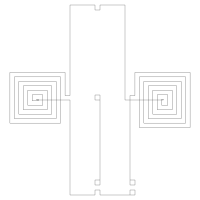

This chart was generated by the following Python code:
import argparse
import drawsvg as draw
from numpy import array, sqrt, pi, log
from math import floor, ceil

#!/usr/bin/python
import argparse
import drawsvg as draw
from numpy import array, sqrt, pi, log
from math import floor, ceil

ALIGN_BOTTOM = 0
ALIGN_TOP = 1


PIXEL_SCALE = 8.93 # customize it per computer

SIZE_0603_IN_PIXEL = 1.6 * PIXEL_SCALE
SIZE_0402_IN_PIXEL = 1 * PIXEL_SCALE
#
#  Embroidery coil maker, import to inkscape to generate pes file
#**** Size unit is mm and inductance is uH
class CoilMaker:

    ## static function to generate a coil with a transmission line directly
    def GenerateCoil(name, transmission_line_length, inductance, size = 0, reverse = False, intergrated_r = False, intergrated_c = False):
        coilMaker = CoilMaker(inductance * (10 ** -6), size)
        d = draw.Drawing(200, 200, origin='center', displayInline=False)
        p = draw.Path(stroke_width=0.202, stroke='black', fill_opacity ="0")
        coilMaker.makeCircuit1(p)
        coilMaker.makeCoil(p, transmission_line_length, intergrated_r, intergrated_c,
                    True, True)
        coilMaker.makeCircuit2(p) 
        coilMaker.makeCoil(p, transmission_line_length, intergrated_r, intergrated_c,
                           False, False)
        coilMaker.makeCircuit3(p)
        d.append(p)
        d.save_svg(name + ".svg")  # Save to file


    def __init__(self, inductance, size = 0):

        self.inductance = inductance
        self.size = size
        self.line_width = 0.202
        self.spacing = 0.5
        self.relative_permeability = 1  # 相对磁导率，单位长度上的电感
  
        self.minimum_stitch_length = 0.5 
        self.n_turns = self.calculateNTurns()
        print("nTurns:", self.n_turns)
        self.d_in = self.spacing if self.size == 0 else self.size - (self.spacing + self.line_width) * self.n_turns * 2
        self.d_out = self.size if self.size > 0 else self.d_in + (self.spacing + self.line_width) * self.n_turns * 2
        print("din:", self.d_in)
        print("dout:", self.d_out)

    ## calculate the number of turns, based on (optional) dout and target inductance.
    def calculateNTurns(self): 
        best_n, l_diff = 0, 100

        if self.size > 0:
            ### binary search to find the  number of turns given the inductance
            min_n = 1
            max_n = 50
            while min_n < max_n:
                n = (min_n + max_n) // 2
                d_in = self.size - (self.spacing + self.line_width) * n * 2
                print("n chosen in binary search: ", n)
                if d_in < 0:
                    max_n = n - 1
                    continue
                d_out = self.size
                l = CoilMaker.getSingleInductance(d_in, d_out, n, self.relative_permeability)
                print("single inductance: ", l)
                if l <= self.inductance:
                    min_n = n + 1
                else:
                    max_n = n - 1
                if abs(l - self.inductance) < l_diff:
                    l_diff = abs(l - self.inductance)
                    best_n = n
        else:
            ### binary search to find the number of turns for the smallest inductor
            min_n = 1
            max_n = 50
            while min_n < max_n:
                n = (min_n + max_n) // 2
                d_in = self.spacing
                d_out = d_in + (self.spacing + self.line_width) * n * 2
                l = CoilMaker.getSingleInductance(d_in, d_out, n, self.relative_permeability)
                if l <= self.inductance:
                    min_n = n + 1
                else:
                    max_n = n - 1
                if abs(l - self.inductance) < l_diff:
                    l_diff = abs(l - self.inductance)
                    best_n = n
        return best_n

    def makeCircuit1(self, path):
        path.M(30,95)
        path.L(30,90)
        path.L(35,90)
        path.L(35,95)
        path.L(0,95)
        path.L(0,90)
        path.L(-5,90)
        path.L(-5,95)
        path.L(-30,95)
        path.L(-30,0)

    def makeCircuit2(self, path):
        path.L(-30,-95)
        path.L(-5,-95)
        path.L(-5,-90)
        path.L(0,-90)
        path.L(0,-95)
        path.L(25,-95)
        path.L(25,0)
        path.L(30,0)

    def makeCircuit3(self, path):
        # path.L(30,-95)
        # path.L(95,-95)
        # path.L(95,95)
        # path.L(45,95)
        # path.L(45,90)
        # path.L(40,90)
        # path.L(40,95)
        # path.L(45,95)
        path.L(30,85)
        path.L(35,85)
        path.L(35,80)
        path.L(30,80)

        path.M(0,0)
        path.L(-5,0)
        path.L(-5,-5)
        path.L(0,-5)
        path.L(0,85)
        path.L(-5,85)
        path.L(-5,80)
        path.L(0,80)

    # Stitch Coil and Transmission line
    def makeCoil(self, path, transmission_line_length, integrated_r = False, integrated_c = False, reverse = False, Left = True):
        
        reverseF = -1 if reverse else 1
        # if Left == True:
        #     path.M(-30, 0)
        # else:
        #     path.M(30,0)
        coil_location = array([(transmission_line_length)*reverseF*PIXEL_SCALE, 0])
        spacing = array([self.spacing*PIXEL_SCALE, self.spacing*PIXEL_SCALE])
        din = array([self.d_in*PIXEL_SCALE, self.d_in*PIXEL_SCALE]) 
        print("coil_location: ", coil_location)
        # self.stitchConnectionNode(path, [0, coil_location[1]], ALIGN_BOTTOM)
        if integrated_r:
            smd_r_location = (5*PIXEL_SCALE+SIZE_0603_IN_PIXEL)
            path.L(coil_location[0] - reverseF * smd_r_location, coil_location[1])  
            self.stitchConnectionNode(path, [coil_location[0] - reverseF * smd_r_location, coil_location[1]], ALIGN_BOTTOM)  
            path.L(coil_location[0] - reverseF * (smd_r_location-SIZE_0603_IN_PIXEL), coil_location[1]) 
            self.stitchConnectionNode(path, [coil_location[0] - reverseF * (smd_r_location-SIZE_0603_IN_PIXEL), coil_location[1]], ALIGN_BOTTOM)  
        
        if integrated_c:
            smd_c_location = (1 + PIXEL_SCALE+SIZE_0603_IN_PIXEL)
            path.L(coil_location[0] - reverseF * smd_c_location, coil_location[1])  
            self.stitchConnectionNode(path, [coil_location[0] - reverseF * smd_c_location, coil_location[1]], ALIGN_BOTTOM)  
            path.L(coil_location[0] - reverseF * (smd_c_location-SIZE_0603_IN_PIXEL), coil_location[1]) 
            self.stitchConnectionNode(path, [coil_location[0] - reverseF * (smd_c_location-SIZE_0603_IN_PIXEL), coil_location[1]], ALIGN_BOTTOM)  

        centers = array([coil_location[0] + (self.d_out/2)*reverseF*PIXEL_SCALE, coil_location[1]])
        path.L(centers[0], centers[1])
        self.stitchCoil(path, centers, din, spacing, reverse)
        # path.L(0, centers[1] - spacing[1])
        if Left == True:
            path.L(-30, centers[1] - spacing[1])
        else:
            path.L(30, centers[1] - spacing[1])
        # self.stitchConnectionNode(path, [0, centers[1] - spacing[1]], ALIGN_TOP)
        print("single inductance: ", CoilMaker.getSingleInductance(self.d_in, self.d_out, self.n_turns, self.relative_permeability))

    # Stitch Connection Node
    def stitchConnectionNode(self, p, location, alignment = 0): 
 
        self.last_point = location
        size_in_pixel = 1  * PIXEL_SCALE
        if alignment == ALIGN_BOTTOM:
            self.drawStitches(p, location[0] + size_in_pixel/2, location[1])
            print(self.last_point)
            self.drawStitches(p, location[0] + size_in_pixel/2, location[1] + size_in_pixel)
            print(self.last_point)
            self.drawStitches(p, location[0] - size_in_pixel/2, location[1] + size_in_pixel)
            self.drawStitches(p, location[0] - size_in_pixel/2, location[1])
            self.drawStitches(p, location[0], location[1])
        else:
            self.drawStitches(p, location[0] + size_in_pixel/2, location[1])
            self.drawStitches(p, location[0] + size_in_pixel/2, location[1] - size_in_pixel)
            self.drawStitches(p, location[0] - size_in_pixel/2, location[1] - size_in_pixel)
            self.drawStitches(p, location[0] - size_in_pixel/2, location[1])
            self.drawStitches(p, location[0], location[1]) 
        return p

    # Stitch Coil
    def stitchCoil(self, p, centers, din, spacing, reverse = False): 
        next_top_left_corner = array([centers[0]-din[0]/2, centers[1]-din[1]/2])
        next_bot_right_corner = array([centers[0]+din[0]/2, centers[1]+din[0]/2])
        print("top, left corneer: ", next_top_left_corner)
        print("bottom, right corner: ", next_bot_right_corner)
        self.last_point = centers

        for turn in range(0,self.n_turns):
            if reverse:
                self.drawStitches(p, next_top_left_corner[0], self.last_point[1]) #Right to Left
                self.drawStitches(p, next_top_left_corner[0], next_top_left_corner[1]) #Top to Bottom
                self.drawStitches(p, next_bot_right_corner[0], next_top_left_corner[1]) #Left to Right
                if turn == (self.n_turns -1):
                    self.drawStitches(p, next_bot_right_corner[0], centers[1] - spacing[1]) #Bottom to Tio
                else:
                    self.drawStitches(p, next_bot_right_corner[0], next_bot_right_corner[1])#Bottom to Tio
            else:
                self.drawStitches(p, next_bot_right_corner[0], self.last_point[1]) #Left to Right
                self.drawStitches(p, next_bot_right_corner[0], next_top_left_corner[1]) #Top to Bottom
                self.drawStitches(p, next_top_left_corner[0], next_top_left_corner[1]) #Left to Right
                if turn == (self.n_turns -1):
                    self.drawStitches(p, next_top_left_corner[0], centers[1] - spacing[1])#Bottom to Tio
                else:
                    self.drawStitches(p, next_top_left_corner[0], next_bot_right_corner[1]+spacing[1])#Bottom to Tio

            next_top_left_corner -= spacing
            next_bot_right_corner += spacing
        return p


    def drawStitches(self, p, x, y):
        dx = x - self.last_point[0]
        dy = y - self.last_point[1]
        length = sqrt((dx**2) + (dy**2))
        
        stitches = length/(self.minimum_stitch_length* PIXEL_SCALE)
        for i in range(1, floor(stitches)):
            # print(stitches)
            p.L(self.last_point[0] + dx/stitches*i, self.last_point[1] + dy/stitches*i)
        p.L(x, y)
        self.last_point = array([x, y])

    def getSingleInductance(d_in, d_out, n, rp): 
        C1 = 1.27
        C2 = 2.07
        C3 = 0.18
        C4 = 0.13
        N = n
        diaAvg = (10**-3 * (d_in + d_out) / 2)
        permeability = 4*pi*10**(-7) * rp
        fillratio = ( d_out - d_in)/( d_out + d_in)
        L = ((permeability *  N**2 *diaAvg* C1)/2) * (log(C2/fillratio) + C3*fillratio + C4* fillratio**2)
        return L

    def getDoubleInductance(d_in, d_out, n, rp, thickness):
        N = n
        X = thickness
        A = 0.184
        B = -0.525
        C = 1.038
        D = 1.001
        KC = (N**2)/( (A*X**3 + B*X**2 + C*X + D) * ( (1.67*N**2 -5.84*N +65)* 0.64) )
        L12 = CoilMaker.getSingleInductance(d_in, d_out, n, rp)
        Ltot = 2*L12 + 2*KC * L12
        return Ltot



if __name__=="__main__":
    CoilMaker.GenerateCoil("LC_circuit", 2, 2.3, 10,reverse= False, intergrated_c= False, intergrated_r=False)


    
